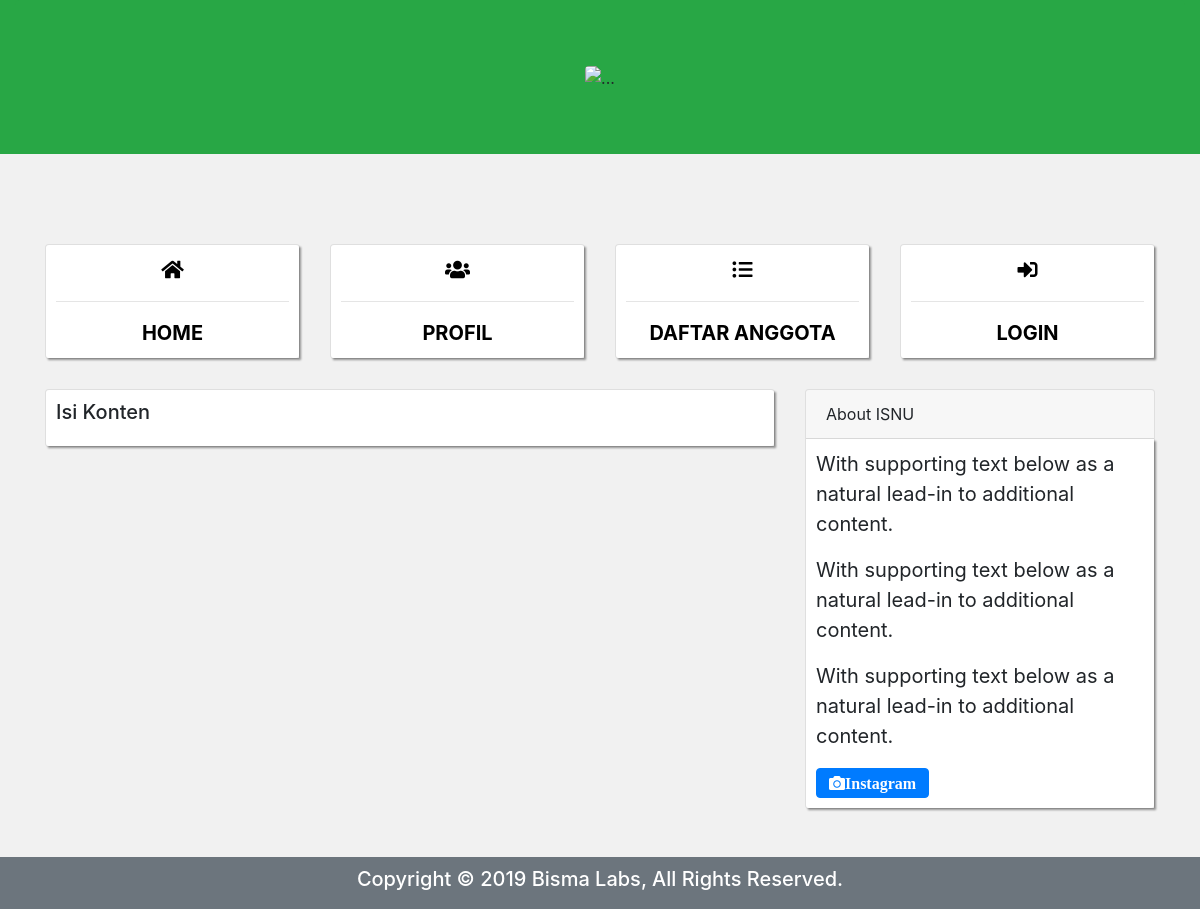
Page /user/profil.php (signed in) on the earlier database version.
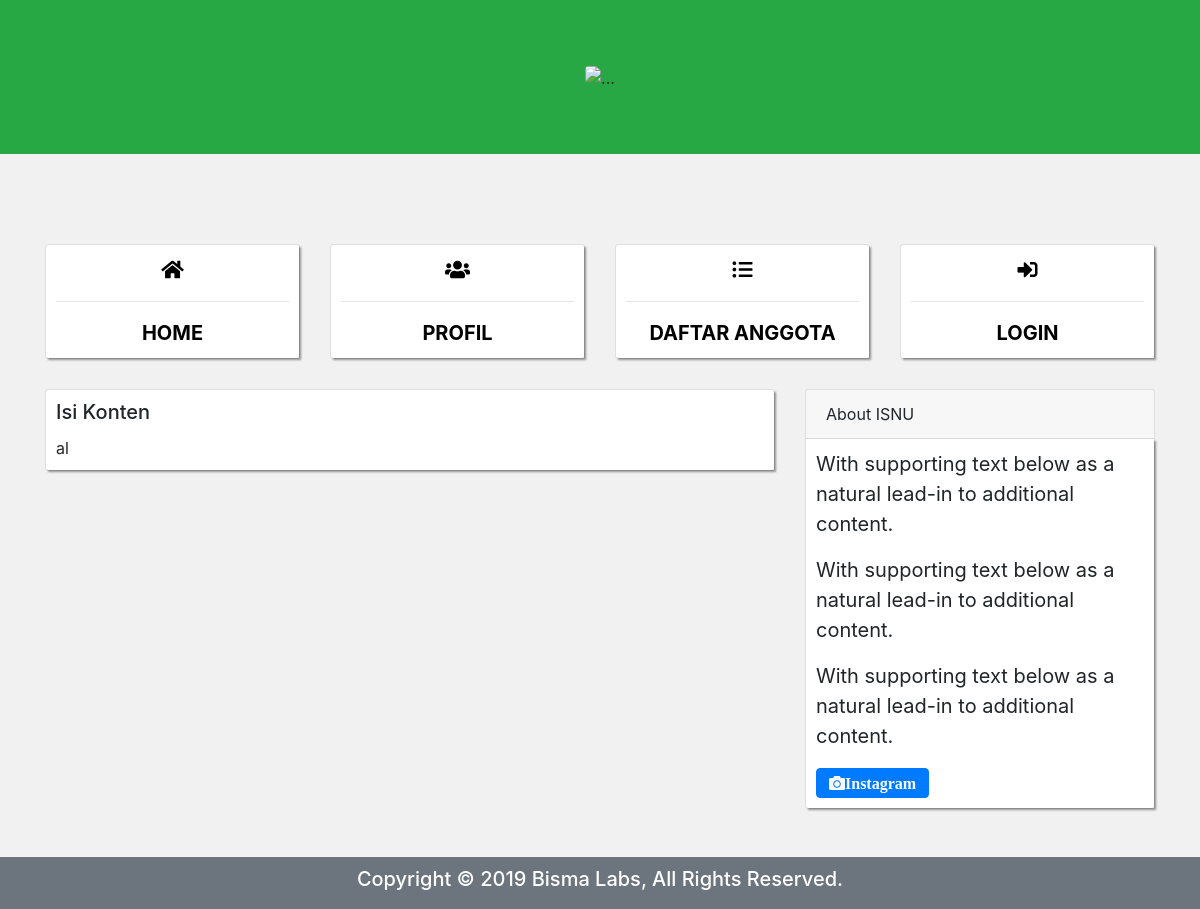
Same page on the later database version.
### tables this page shows
CREATE TABLE `anggota` (
  `id` int(11) NOT NULL,
  `id_user` int(11) NOT NULL,
  `nama` varchar(50) DEFAULT NULL,
  `no_ktp` varchar(50) DEFAULT NULL,
  `jenis_kelamin` varchar(50) DEFAULT NULL,
  `tempat_lahir` varchar(50) DEFAULT NULL,
  `tgl_lahir` date DEFAULT NULL,
  `dusun_desa` varchar(50) DEFAULT NULL,
  `kecamatan` varchar(50) DEFAULT NULL,
  `kota` varchar(50) DEFAULT NULL,
  `no_telepon` varchar(50) DEFAULT NULL,
  `jenjang` varchar(50) DEFAULT NULL,
  `jurusan` varchar(50) DEFAULT NULL,
  `pt_univ` varchar(50) DEFAULT NULL
);

### user/profil.php (the view, shortened to what this page needs)
<?php
	include ('../config/koneksi.php');
	include('part/header.php');
?>
<div class="container" style="margin-top: 80px">
	<div class="row">
		<div class="col-md-3" style="margin-top: 10px">
			<a href="" style="color: #000;text-decoration: none">
				<div class="card">
					<div class="card-body" style="text-align: center;font-size: 20px;font-weight: bold;">
						<i class="fa fa-home"></i>
						<hr>
						HOME
					</div>
				</div>
			</a>
		</div>
		<div class="col-md-3" style="margin-top: 10px">
			<a href="profil.php" style="color: #000;text-decoration: none">
				<div class="card">
					<div class="card-body" style="text-align: center;font-size: 20px;font-weight: bold;">
						<i class="fa fa-users"></i>
						<hr>
						PROFIL
					</div>
				</div>
			</a>
		</div>
		<div class="col-md-3" style="margin-top: 10px">
			<a href="anggota.php" style="color: #000;text-decoration: none">
				<div class="card">
					<div class="card-body" style="text-align: center;font-size: 20px;font-weight: bold;">
						<i class="fa fa-list-ul"></i>
						<hr>
						DAFTAR ANGGOTA
					</div>
				</div>
			</a>
		</div>
		<div class="col-md-3" style="margin-top: 10px">
			<a href="login/index.php" style="color: #000;text-decoration: none">
				<div class="card">
					<div class="card-body" style="text-align: center;font-size: 20px;font-weight: bold;">
						<i class="fa fa-sign-in-alt"></i>
						<hr>
						LOGIN
					</div>
				</div>
			</a>
		</div>
	</div>
</div>
<div class="container" style="margin-top: 30px">
	<div class="row">
		<div class="col-8">
			<div class="card">
				<div class="card-body">
					<h5 class="card-title">Isi Konten</h5>
					<?php
						$username = $_SESSION['username'];
						$qTampil = mysqli_query($connect, "SELECT A.*,B.* FROM users AS A RIGHT JOIN anggota AS B ON A.id_user = B.id_user WHERE A.username = '$username' ");
						foreach($qTampil as $row){
							echo $row['nama'];
						}
					?>
				</div>
			</div>
		</div>
		<div class="col-4">
			<div class="card">
				<div class="card-header">
					About ISNU
				</div>
				<div class="card-body" style="font-size: 20px;">
					<p class="card-text">With supporting text below as a natural lead-in to additional content.</p>
					<p class="card-text">With supporting text below as a natural lead-in to additional content.</p>
					<p class="card-text">With supporting text below as a natural lead-in to additional content.</p>
					<i class="fas fa-camera btn btn-primary">Instagram</i>
				</div>
			</div>
		</div>
	</div>
</div>
<?php
	include('part/footer.php');
?>

Differences in the rows shown:
added anggota: nama "al"
